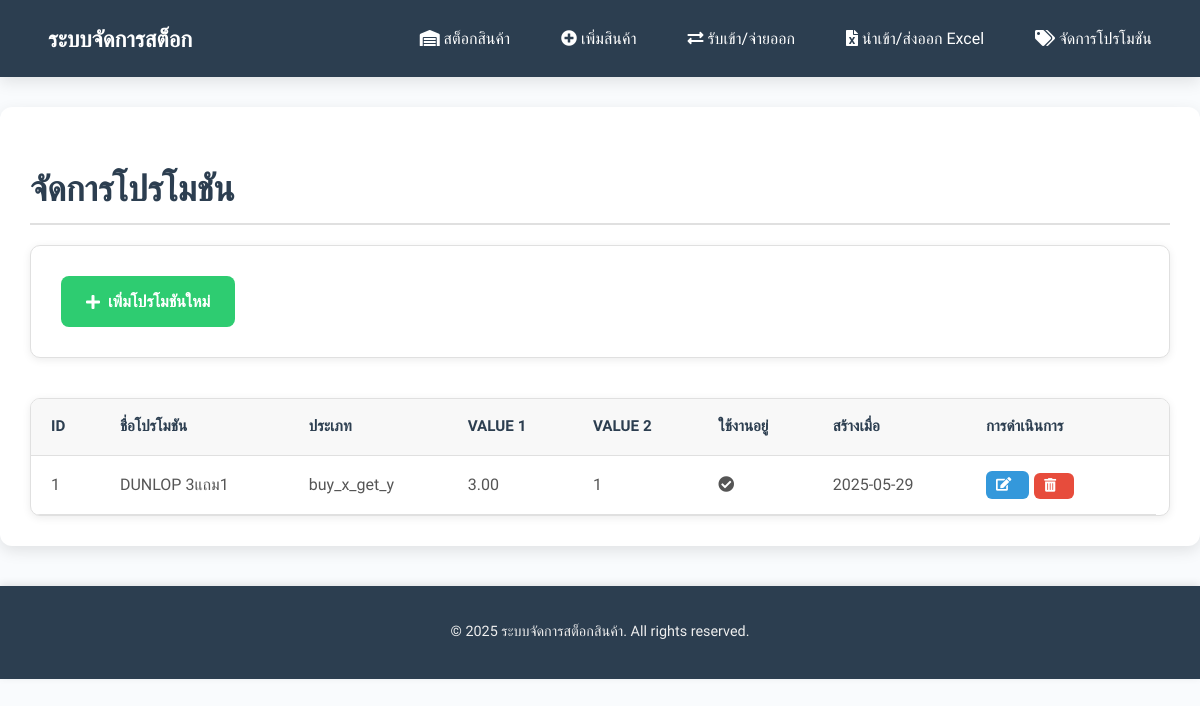
Page /promotions on the committed database.
### tables this page shows
CREATE TABLE promotions (
            id INTEGER PRIMARY KEY AUTOINCREMENT,
            name TEXT NOT NULL UNIQUE,       -- ชื่อโปรโมชัน เช่น 'ซื้อ 3 แถม 1', 'ลด 25% ยางบางรุ่น'
            type TEXT NOT NULL,             -- ประเภทโปรโมชัน: 'buy_x_get_y', 'percentage_discount', 'fixed_price_per_n'
            value1 REAL NOT NULL,           -- ค่าแรก: X (สำหรับ buy_x_get_y), เปอร์เซ็นต์ (สำหรับ percentage_discount), ราคาคงที่ (สำหรับ fixed_price_per_n)
            value2 REAL NULL,               -- ค่าสอง: Y (สำหรับ buy_x_get_y), (null สำหรับอื่น)
            is_active BOOLEAN DEFAULT 1,    -- 1 = ใช้งาน, 0 = ไม่ใช้งาน
            created_at TEXT NOT NULL
        );

### app.py (the view)
@app.route('/promotions')
def promotions():
    conn = get_db()
    all_promotions = database.get_all_promotions(conn, include_inactive=True)
    return render_template('promotions.html', promotions=all_promotions)

### app.py (called while the page is built)
def get_db():
    if 'db' not in g:
        g.db = database.get_db_connection()
    return g.db

def get_bkk_time():
    bkk_tz = pytz.timezone('Asia/Bangkok')
    return datetime.now(bkk_tz)

@app.context_processor
def inject_global_data():
    return dict(get_bkk_time=get_bkk_time)

### database.py (called while the page is built)
def get_db_connection():
    conn = sqlite3.connect('inventory.db')
    conn.row_factory = sqlite3.Row # This allows accessing columns by name (e.g., row['column_name'])
    return conn

def get_all_promotions(conn, include_inactive=False):
    sql_query = "SELECT * FROM promotions"
    params = []
    if not include_inactive:
        sql_query += " WHERE is_active = 1"
    sql_query += " ORDER BY name"
    cursor = conn.execute(sql_query, params)
    return cursor.fetchall()

### templates/promotions.html (shortened to what this page needs)
{% extends 'base.html' %}
{% block content %}
<h2>จัดการโปรโมชัน</h2>
<div class="form-section">
    <a href="{{ url_for('add_promotion') }}" class="btn btn-success"><i class="fas fa-plus"></i> เพิ่มโปรโมชันใหม่</a>
</div>
{% if promotions %}
    <div class="table-responsive" style="margin-top: 20px;">
        <table>
            <thead>
                <tr>
                    <th>ID</th>
                    <th>ชื่อโปรโมชัน</th>
                    <th>ประเภท</th>
                    <th>Value 1</th>
                    <th>Value 2</th>
                    <th>ใช้งานอยู่</th>
                    <th>สร้างเมื่อ</th>
                    <th>การดำเนินการ</th>
                </tr>
            </thead>
            <tbody>
                {% for promo in promotions %}
                    <tr>
                        <td>{{ promo.id }}</td>
                        <td>{{ promo.name }}</td>
                        <td>{{ promo.type }}</td>
                        <td>{{ "%.2f"|format(promo.value1) }}</td>
                        <td>{{ "%.0f"|format(promo.value2) if promo.value2 is not none else '-' }}</td>
                        <td>
                            {% if promo.is_active == 1 %}
                                <i class="fas fa-check-circle text-success" title="ใช้งาน"></i>
                            {% else %}
                                <i class="fas fa-times-circle text-danger" title="ไม่ใช้งาน"></i>
                            {% endif %}
                        </td>
                        <td>{{ promo.created_at.split('T')[0] }}</td>
                        <td class="action-buttons">
                            <a href="{{ url_for('edit_promotion', promo_id=promo.id) }}" class="btn btn-primary btn-sm" title="แก้ไข"><i class="fas fa-edit"></i></a>
                            <form class="delete-form" action="{{ url_for('delete_promotion', promo_id=promo.id) }}" method="post" style="display:inline;">
                                <button type="submit" class="btn btn-danger btn-sm" title="ลบ" data-quantity="0">
                                    <i class="fas fa-trash-alt"></i>
                                </button>
                            </form>
                        </td>
                    </tr>
                {% endfor %}
            </tbody>
        </table>
    </div>
{% else %}
    <p class="no-data">ยังไม่มีโปรโมชันในระบบ. <a href="{{ url_for('add_promotion') }}">เพิ่มโปรโมชันใหม่</a></p>
{% endif %}
{% endblock %}

### static/style.css (style rules this page uses)
:root { --primary-color: #3498db; --primary-dark: #2980b9; --secondary-color: #2ecc71; --accent-color: #f39c12; --danger-color: #e74c3c; --danger-dark: #c0392b; --text-dark: #2c3e50; --text-light: #555; --bg-light: #f9fbfd; --bg-white: #ffffff; --border-color: #e0e0e0; --shadow-light: 0 2px 8px rgba(0, 0, 0, 0.08); --shadow-medium: 0 5px 15px rgba(0, 0, 0, 0.1); }
body { font-family: 'Prompt', sans-serif, 'Segoe UI', Tahoma, Geneva, Verdana; margin: 0; padding: 0; background-color: var(--bg-light); color: var(--text-light); line-height: 1.7; font-size: 16px; -webkit-font-smoothing: antialiased; -moz-osx-font-smoothing: grayscale; }
h1, h2, h3, h4 { color: var(--text-dark); margin-bottom: 20px; font-weight: 600; line-height: 1.3; }
h2 { font-size: 2.2em; border-bottom: 2px solid var(--border-color); padding-bottom: 10px; margin-top: 30px; }
.form-section { background-color: var(--bg-white); padding: 30px; border-radius: 10px; box-shadow: var(--shadow-light); margin-bottom: 40px; border: 1px solid var(--border-color); }
.btn { display: inline-flex; align-items: center; justify-content: center; padding: 12px 25px; border: none; border-radius: 8px; cursor: pointer; font-size: 1em; font-weight: 600; text-align: center; text-decoration: none; transition: all 0.3s ease; min-width: 120px; }
.btn i { margin-right: 8px; }
.btn-primary { background-color: var(--primary-color); color: white; }
.btn-danger { background-color: var(--danger-color); color: white; }
.btn-success { background-color: var(--secondary-color); color: white; }
.btn-sm { padding: 8px 15px; font-size: 0.9em; min-width: unset; }
.table-responsive { overflow-x: auto; margin-top: 30px; box-shadow: var(--shadow-light); border-radius: 10px; background-color: var(--bg-white); border: 1px solid var(--border-color); }
table { width: 100%; border-collapse: separate; border-spacing: 0; }
th, td { padding: 15px 20px; text-align: left; border-bottom: 1px solid var(--border-color); }
th { background-color: #f8f8f8; color: var(--text-dark); font-weight: 600; text-transform: uppercase; font-size: 0.95em; position: sticky; top: 0; z-index: 1; }
table td { white-space: nowrap; overflow: hidden; text-overflow: ellipsis; max-width: 150px; }
.action-buttons { display: flex; gap: 5px; flex-wrap: nowrap; min-width: 120px; }
.action-buttons .btn-sm { padding: 6px 10px; font-size: 0.85em; border-radius: 6px; flex-shrink: 0; }
a { color: var(--primary-color); text-decoration: none; transition: color 0.3s ease; }

### rows in the picture
promotions: id "1", name "DUNLOP 3แถม1", type "buy_x_get_y", value1 "3.00", value2 "1", is_active True (drawn), created_at "2025-05-29"

### other values in the picture
{{ get_bkk_time().year }} "2025"
